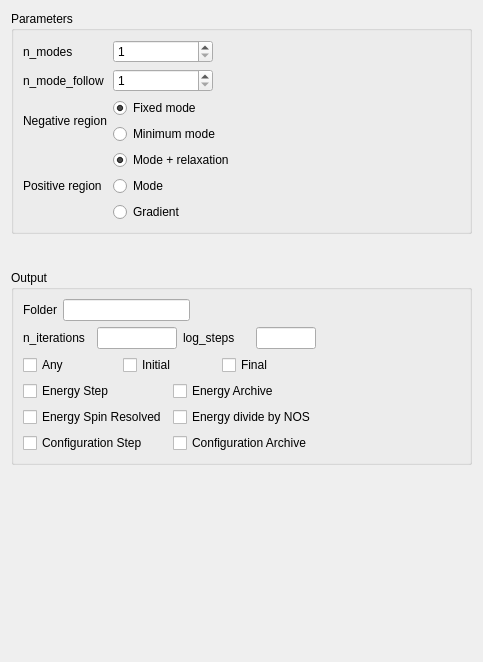
         <widget class="QWidget" name="page_2">
          <property name="geometry">
           <rect>
            <x>0</x>
            <y>0</y>
            <width>483</width>
            <height>662</height>
           </rect>
          </property>
          <attribute name="label">
           <string>MMF</string>
          </attribute>
          <layout class="QGridLayout" name="gridLayout_23">
           <item row="9" column="0">
            <spacer name="verticalSpacer_7">
             <property name="orientation">
              <enum>Qt::Vertical</enum>
             </property>
             <property name="sizeHint" stdset="0">
              <size>
               <width>20</width>
               <height>40</height>
              </size>
             </property>
            </spacer>
           </item>
           <item row="7" column="0">
            <spacer name="verticalSpacer_8">
             <property name="orientation">
              <enum>Qt::Vertical</enum>
             </property>
             <property name="sizeType">
              <enum>QSizePolicy::Fixed</enum>
             </property>
             <property name="sizeHint" stdset="0">
              <size>
               <width>20</width>
               <height>30</height>
              </size>
             </property>
            </spacer>
           </item>
           <item row="4" column="0">
            <widget class="QGroupBox" name="groupBox_6">
             <property name="title">
              <string>Parameters</string>
             </property>
             <layout class="QGridLayout" name="gridLayout_26">
              <item row="1" column="0">
               <widget class="QLabel" name="label_17">
                <property name="text">
                 <string>n_mode_follow</string>
                </property>
               </widget>
              </item>
              <item row="4" column="1">
               <layout class="QGridLayout" name="gridLayout_25">
                <item row="0" column="0">
                 <widget class="QRadioButton" name="radioButton_mmf_negative_fixed">
                  <property name="text">
                   <string>Fixed mode</string>
                  </property>
                  <property name="checked">
                   <bool>true</bool>
                  </property>
                  <attribute name="buttonGroup">
                   <string notr="true">buttonGroup</string>
                  </attribute>
                 </widget>
                </item>
                <item row="1" column="0">
                 <widget class="QRadioButton" name="radioButton_mmf_negative_minimum">
                  <property name="text">
                   <string>Minimum mode</string>
                  </property>
                  <attribute name="buttonGroup">
                   <string notr="true">buttonGroup</string>
                  </attribute>
                 </widget>
                </item>
               </layout>
              </item>
              <item row="1" column="1">
               <widget class="QSpinBox" name="spinBox_mmf_n_mode_follow">
                <property name="maximumSize">
                 <size>
                  <width>100</width>
                  <height>16777215</height>
                 </size>
                </property>
                <property name="minimum">
                 <number>1</number>
                </property>
                <property name="maximum">
                 <number>99999999</number>
                </property>
               </widget>
              </item>
              <item row="0" column="1">
               <widget class="QSpinBox" name="spinBox_mmf_n_modes">
                <property name="maximumSize">
                 <size>
                  <width>100</width>
                  <height>16777215</height>
                 </size>
                </property>
                <property name="minimum">
                 <number>1</number>
                </property>
                <property name="maximum">
                 <number>99999999</number>
                </property>
               </widget>
              </item>
              <item row="4" column="0">
               <widget class="QLabel" name="label_19">
                <property name="text">
                 <string>Negative region</string>
                </property>
               </widget>
              </item>
              <item row="5" column="1">
               <layout class="QGridLayout" name="gridLayout_24">
                <item row="0" column="0">
                 <widget class="QRadioButton" name="radioButton_mmf_positive_mode_relax">
                  <property name="text">
                   <string>Mode + relaxation</string>
                  </property>
                  <property name="checked">
                   <bool>true</bool>
                  </property>
                  <attribute name="buttonGroup">
                   <string notr="true">buttonGroup_2</string>
                  </attribute>
                 </widget>
                </item>
                <item row="1" column="0">
                 <widget class="QRadioButton" name="radioButton_mmf_positive_mode">
                  <property name="text">
                   <string>Mode</string>
                  </property>
                  <attribute name="buttonGroup">
                   <string notr="true">buttonGroup_2</string>
                  </attribute>
                 </widget>
                </item>
                <item row="2" column="0">
                 <widget class="QRadioButton" name="radioButton_mmf_positive_gradient">
                  <property name="text">
                   <string>Gradient</string>
                  </property>
                  <attribute name="buttonGroup">
                   <string notr="true">buttonGroup_2</string>
                  </attribute>
                 </widget>
                </item>
               </layout>
              </item>
              <item row="5" column="0">
               <widget class="QLabel" name="label_18">
                <property name="text">
                 <string>Positive region</string>
                </property>
               </widget>
              </item>
              <item row="0" column="0">
               <widget class="QLabel" name="label_16">
                <property name="text">
                 <string>n_modes</string>
                </property>
               </widget>
              </item>
              <item row="4" column="2">
               <spacer name="horizontalSpacer_121">
                <property name="orientation">
                 <enum>Qt::Horizontal</enum>
                </property>
                <property name="sizeHint" stdset="0">
                 <size>
                  <width>40</width>
                  <height>20</height>
                 </size>
                </property>
               </spacer>
              </item>
             </layout>
            </widget>
           </item>
           <item row="8" column="0">
            <widget class="QGroupBox" name="groupBox_7">
             <property name="title">
              <string>Output</string>
             </property>
             <layout class="QGridLayout" name="gridLayout_27">
              <item row="5" column="0">
               <layout class="QGridLayout" name="gridLayout_32">
                <item row="2" column="1">
                 <widget class="QCheckBox" name="checkBox_mmf_output_configuration_archive">
                  <property name="text">
                   <string>Configuration Archive</string>
                  </property>
                 </widget>
                </item>
                <item row="0" column="0">
                 <widget class="QCheckBox" name="checkBox_mmf_output_energy_step">
                  <property name="text">
                   <string>Energy Step</string>
                  </property>
                 </widget>
                </item>
                <item row="2" column="0">
                 <widget class="QCheckBox" name="checkBox_mmf_output_configuration_step">
                  <property name="text">
                   <string>Configuration Step</string>
                  </property>
                 </widget>
                </item>
                <item row="0" column="1">
                 <widget class="QCheckBox" name="checkBox_mmf_output_energy_archive">
                  <property name="text">
                   <string>Energy Archive</string>
                  </property>
                 </widget>
                </item>
                <item row="1" column="0">
                 <widget class="QCheckBox" name="checkBox_mmf_output_energy_spin_resolved">
                  <property name="text">
                   <string>Energy Spin Resolved</string>
                  </property>
                 </widget>
                </item>
                <item row="1" column="1">
                 <widget class="QCheckBox" name="checkBox_mmf_output_energy_divide">
                  <property name="text">
                   <string>Energy divide by NOS</string>
                  </property>
                 </widget>
                </item>
               </layout>
              </item>
              <item row="4" column="0">
               <layout class="QGridLayout" name="gridLayout_31">
                <item row="0" column="2">
                 <widget class="QCheckBox" name="checkBox_mmf_output_final">
                  <property name="text">
                   <string>Final</string>
                  </property>
                 </widget>
                </item>
                <item row="0" column="1">
                 <widget class="QCheckBox" name="checkBox_mmf_output_initial">
                  <property name="text">
                   <string>Initial</string>
                  </property>
                 </widget>
                </item>
                <item row="0" column="0">
                 <widget class="QCheckBox" name="checkBox_mmf_output_any">
                  <property name="text">
                   <string>Any</string>
                  </property>
                 </widget>
                </item>
               </layout>
              </item>
              <item row="3" column="0">
               <layout class="QGridLayout" name="gridLayout_28">
                <item row="0" column="0">
                 <widget class="QLabel" name="label_21">
                  <property name="text">
                   <string>n_iterations</string>
                  </property>
                 </widget>
                </item>
                <item row="0" column="2">
                 <widget class="QLabel" name="label_22">
                  <property name="text">
                   <string>log_steps</string>
                  </property>
                 </widget>
                </item>
                <item row="0" column="3">
                 <widget class="QLineEdit" name="lineEdit_mmf_output_log_steps">
                  <property name="maximumSize">
                   <size>
                    <width>60</width>
                    <height>16777215</height>
                   </size>
                  </property>
                 </widget>
                </item>
                <item row="0" column="1">
                 <widget class="QLineEdit" name="lineEdit_mmf_output_n_iterations">
                  <property name="maximumSize">
                   <size>
                    <width>80</width>
                    <height>16777215</height>
                   </size>
                  </property>
                 </widget>
                </item>
               </layout>
              </item>
              <item row="1" column="0">
               <layout class="QGridLayout" name="gridLayout_29">
                <item row="0" column="1">
                 <widget class="QLineEdit" name="lineEdit_mmf_output_folder"/>
                </item>
                <item row="0" column="0">
                 <widget class="QLabel" name="label_20">
                  <property name="text">
                   <string>Folder</string>
                  </property>
                 </widget>
                </item>
                <item row="0" column="2">
                 <spacer name="horizontalSpacer_15">
                  <property name="orientation">
                   <enum>Qt::Horizontal</enum>
                  </property>
                  <property name="sizeHint" stdset="0">
                   <size>
                    <width>40</width>
                    <height>20</height>
                   </size>
                  </property>
                 </spacer>
                </item>
               </layout>
              </item>
              <item row="1" column="1">
               <spacer name="horizontalSpacer_13">
                <property name="orientation">
                 <enum>Qt::Horizontal</enum>
                </property>
                <property name="sizeHint" stdset="0">
                 <size>
                  <width>40</width>
                  <height>20</height>
                 </size>
                </property>
               </spacer>
              </item>
             </layout>
            </widget>
           </item>
          </layout>
         </widget>
